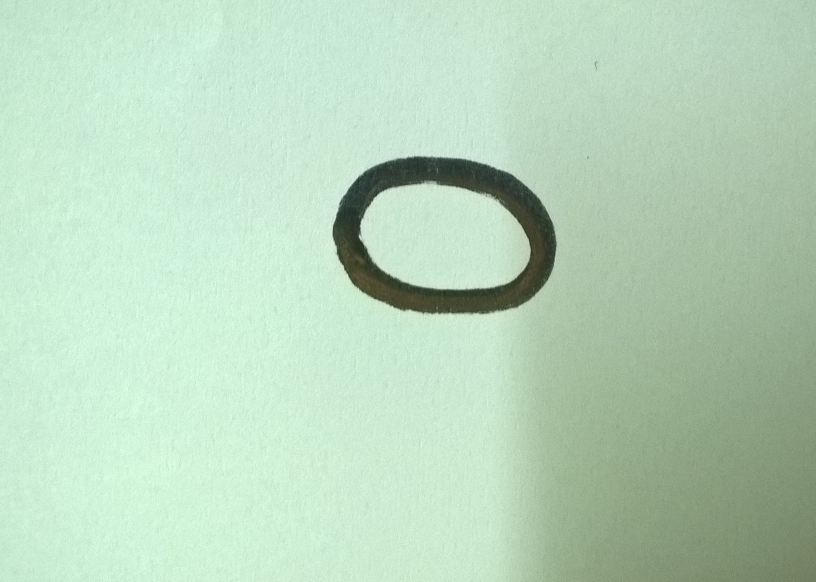
%> input picture data/img1.jpg, 2447 x 1744 px (shown at 1/3 size)
$ octave --eval "result = loadUserImage('data/img1.jpg');"   (GNU Octave 9; MATLAB toolbox functions it lacks are replaced by stand-ins)
%> lines starting %> are read from the running program, lines starting %| are printed output that depends on the picture; in (x1, y1, x2, y2) boxes, pixels count from 0 and x2, y2 are one past the last pixel; in counts of white or black regions, pixels touching at a corner belong together; the program's own positions count from 1
function featureImg = loadUserImage(filePath)
%> called with filePath = 'data/img1.jpg'
%LOADUSERIMAGE Loads and pre-processes a user image suitably for use with
%the neural network.
%   Loads the image saved in "filePath", and performs required thresholding
%   and centering as part of pre-processing. The returned variable is a
%   28 x 28 gray-scale image that can be directly feeded to the network
%   after vectorizing.
%
% P.S. Thank you Rakshith for flipping idea :D

% Load image and correct orientation for JPG files if required
img = imread(filePath);
%> img is the input picture: size 1744x2447x3 uint8; mean R, G, B 185.2, 214.5, 189.4
imgInfo = imfinfo(filePath);
if imgInfo.Orientation == 6
        img = imrotate(img, -90);
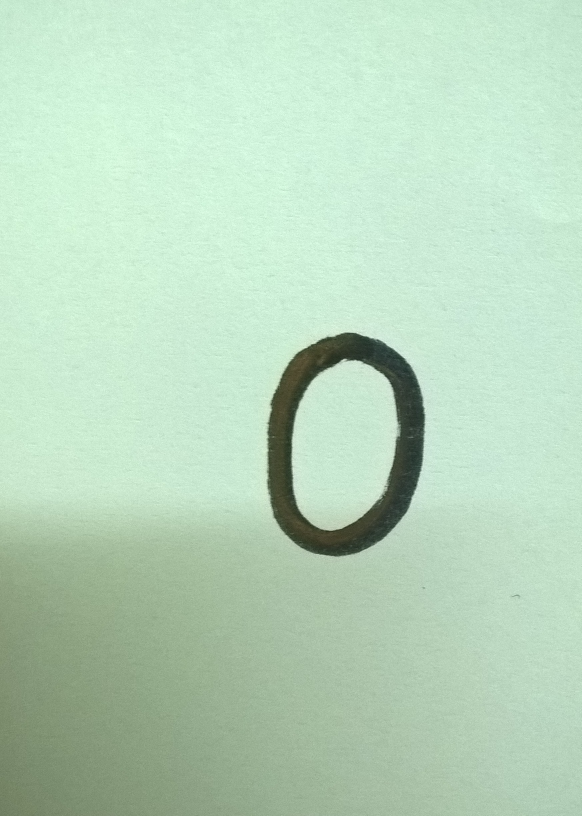
%> img: size 2447x1744x3 uint8 (shown at 1/3 size); mean R, G, B 185.2, 214.5, 189.4; mean of the top-left, top-right, bottom-left and bottom-right quarters 220.1, 211.6, 166.8, 187.1
end
% Resize to a tangible size for clustering, threshold dynamically
imgBW = imresize(rgb2gray(img), [300 300]);
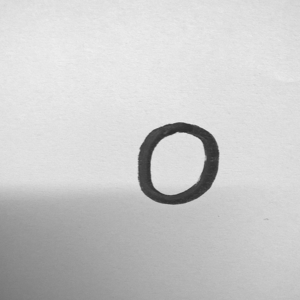
%> imgBW: size 300x300 uint8; min 42, max 239, mean 202.9
C = ClusterValues(imgBW(:), 1);
%> C = 202.9
binImg = imgBW < mean([C, 0]);
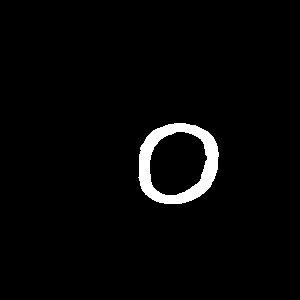
%> binImg: size 300x300 logical; 2.8% white; 1 white region, box (x1, y1, x2, y2) and area: (138, 123, 219, 204) 2533
% Smoothen image to get a gradient at digit edges
binImg = double(imgaussfilt(uint8(binImg), 2));
%> binImg: size 300x300 double; values 0 (black) and 1 (white), 2.8% white; 1 white region, box (x1, y1, x2, y2) and area: (139, 123, 219, 204) 2535
% Find digit centre based on average pixel L2 distance
[x, y] = find(binImg);
%> x = 2535 values from 124 to 204; y = 2535 values from 140 to 219
cX = floor(mean(x));
%> cX = 164
cY = floor(mean(y));
%> cY = 178
stdX = floor(std(x));
%> stdX = 24
stdY = floor(std(y));
%> stdY = 25
xRange = (cX - 3*stdX) : (cX + 3*stdX);
%> xRange = 145 values from 92 to 236
yRange = (cY - 3*stdY) : (cY + 3*stdY);
%> yRange = 151 values from 103 to 253
newRange = max(range(xRange), range(yRange));
%> newRange = 150
% Crop image about centre within 3 standard deviations and resize for
% feature vector
featureImg = imresize(permute(...
    binImg(max(1, cX - newRange/2) : min(size(binImg,1), cX + newRange/2), ...
    max(1, cY - newRange/2) : min(size(binImg,2), cY + newRange/2)), ...
    [2 1]), [28 28]);
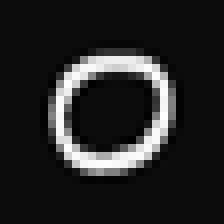
%> featureImg: size 28x28 double (shown 8 times larger); min -0.0567, max 1.08, mean 0.111; drawn with min black and max white
featureImg = floor((featureImg - min(featureImg(:))) * 255 / range(featureImg(:)));

end


function C = ClusterValues(vals, N)
%CLUSTERVALUES Find the centres of N clusters on vals using k-means.
C = zeros(N, 1);
idx = kmeans(vals(:), N);
for i = 1:N
    C(i) = mean(vals(idx == i));
end
end

$ run again, on data/img2.jpg
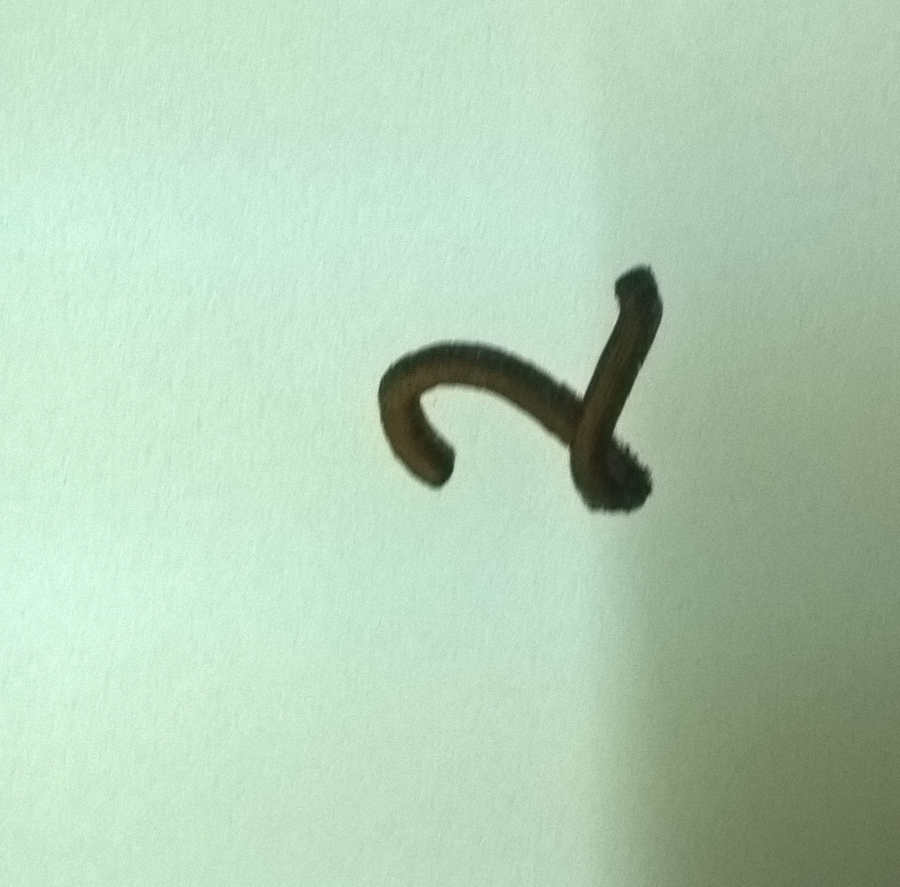
%> input picture data/img2.jpg, 1800 x 1773 px (shown at 1/2 size)
%> in loadUserImage, img is the input picture: size 1773x1800x3 uint8; mean R, G, B 179.8, 206.3, 182.9
%> img: size 1800x1773x3 uint8
%> C = 195.7
%> in loadUserImage, `binImg = imgBW < mean([C, 0]);`:
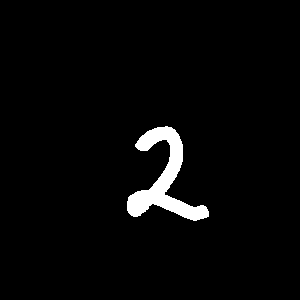
%> binImg: size 300x300 logical; 3% white; 1 white region, box (x1, y1, x2, y2) and area: (127, 126, 209, 221) 2706
%> x = 2701 values from 127 to 221; y = 2701 values from 128 to 209
%> cX = 179
%> cY = 164
%> stdX = 29
%> stdY = 18
%> xRange = 175 values from 92 to 266
%> yRange = 109 values from 110 to 218
%> newRange = 174
%> in loadUserImage, `featureImg = imresize(permute( binImg(max(1, cX - newRange/2) : min(si..`:
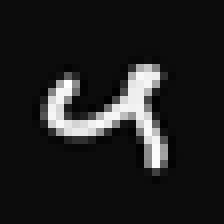
%> featureImg: size 28x28 double (shown 8 times larger); min -0.0551, max 1.09, mean 0.0882; drawn with min black and max white

$ run again, on data/img3.jpg
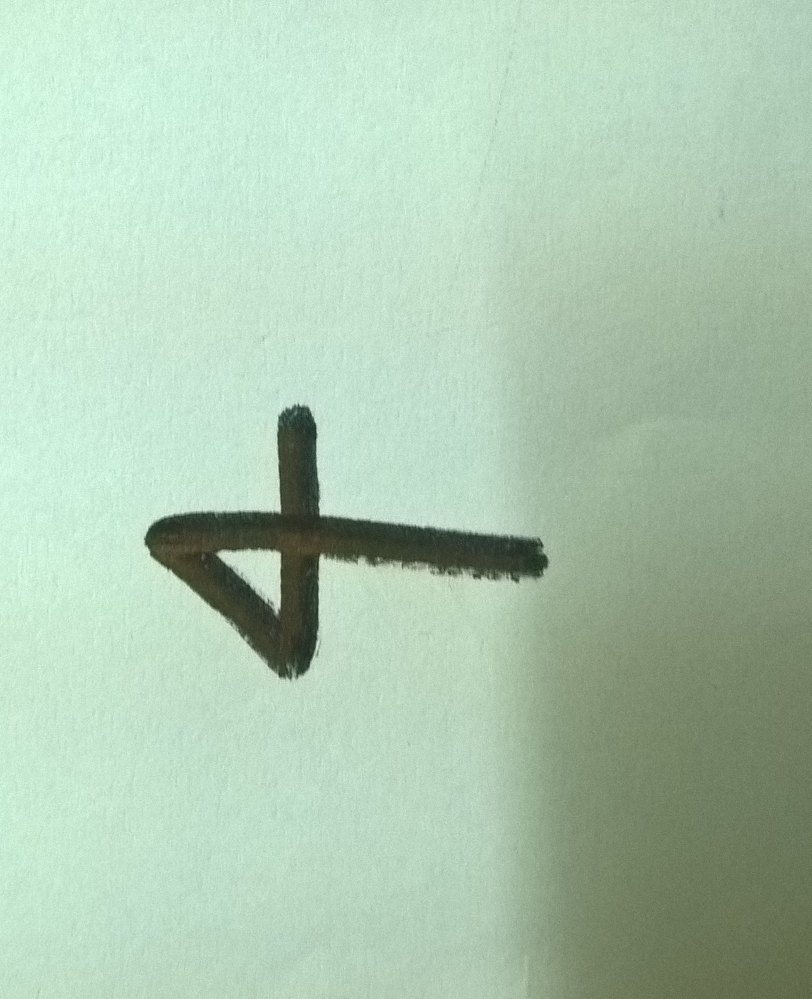
%> input picture data/img3.jpg, 1623 x 1997 px (shown at 1/2 size)
%> in loadUserImage, img is the input picture: size 1997x1623x3 uint8; mean R, G, B 173.7, 200.1, 177.2
%> img: size 1623x1997x3 uint8
%> C = 189.6
%> in loadUserImage, `binImg = double(imgaussfilt(uint8(binImg), 2));`:
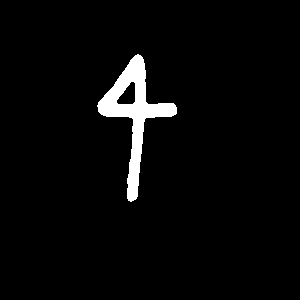
%> binImg: size 300x300 double; values 0 (black) and 1 (white), 3.4% white; 1 white region, box (x1, y1, x2, y2) and area: (97, 54, 177, 202) 3091
%> x = 3091 values from 55 to 202; y = 3091 values from 98 to 177
%> cX = 115
%> cY = 134
%> stdX = 34
%> stdY = 15
%> xRange = 205 values from 13 to 217
%> yRange = 91 values from 89 to 179
%> newRange = 204
%> in loadUserImage, `featureImg = imresize(permute( binImg(max(1, cX - newRange/2) : min(si..`:
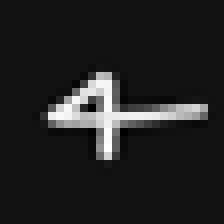
%> featureImg: size 28x28 double (shown 8 times larger); min -0.0844, max 1.1, mean 0.0736; drawn with min black and max white

$ run again, on data/img4.jpg
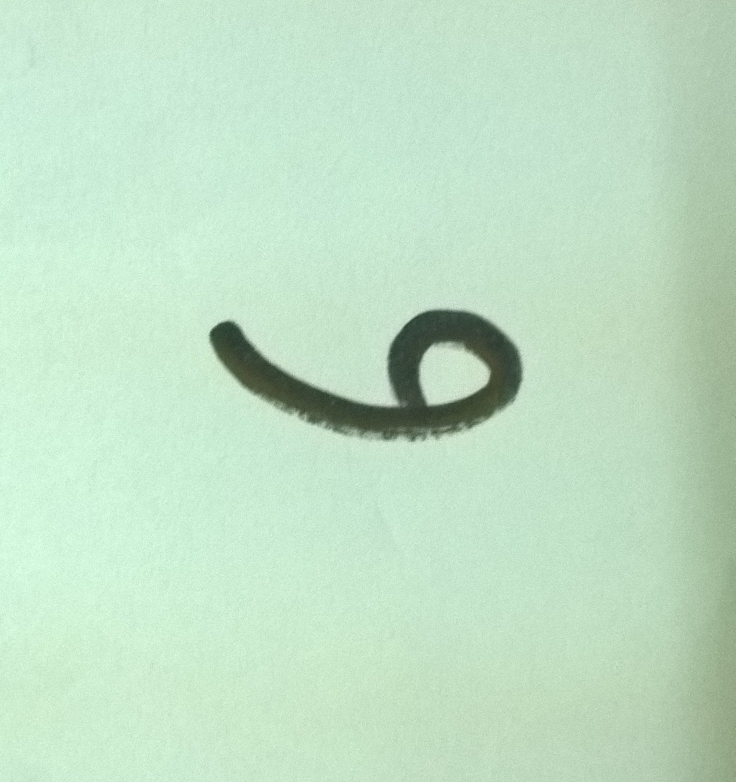
%> input picture data/img4.jpg, 1471 x 1564 px (shown at 1/2 size)
%> in loadUserImage, img is the input picture: size 1564x1471x3 uint8; mean R, G, B 192.5, 223.1, 197.5
%> img: size 1471x1564x3 uint8
%> C = 211
%> in loadUserImage, `binImg = imgBW < mean([C, 0]);`:
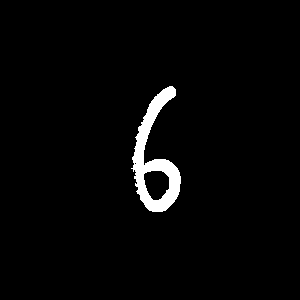
%> binImg: size 300x300 logical; 2.6% white; 1 white region, box (x1, y1, x2, y2) and area: (131, 86, 181, 212) 2362
%> x = 2370 values from 87 to 212; y = 2370 values from 134 to 181
%> cX = 159
%> cY = 155
%> stdX = 35
%> stdY = 12
%> xRange = 211 values from 54 to 264
%> yRange = 73 values from 119 to 191
%> newRange = 210
%> in loadUserImage, `featureImg = imresize(permute( binImg(max(1, cX - newRange/2) : min(si..`:
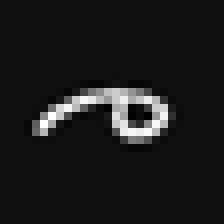
%> featureImg: size 28x28 double (shown 8 times larger); min -0.0726, max 1.09, mean 0.0532; drawn with min black and max white
